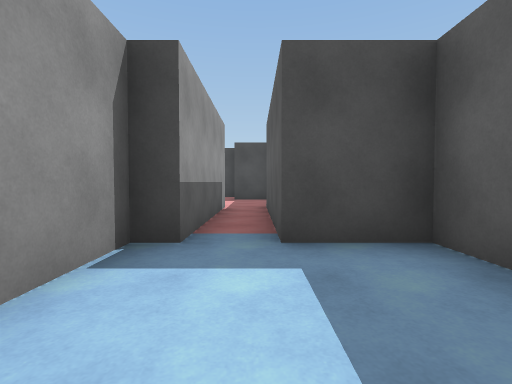
[1] (above)

20 first-person views from a walk through a Unity game level. The camera is 1.2 m above the floor, tilts 2° down and sees 85° across. The floor is counted in squares, 2 m on a side. Each view is taken from the middle of a square. On the plan, view 1 faces up. The plan holds only what a view shows up to about 9 squares ahead; the rest is blank. The place goes on beyond the plan. The player character is not drawn.

[2]
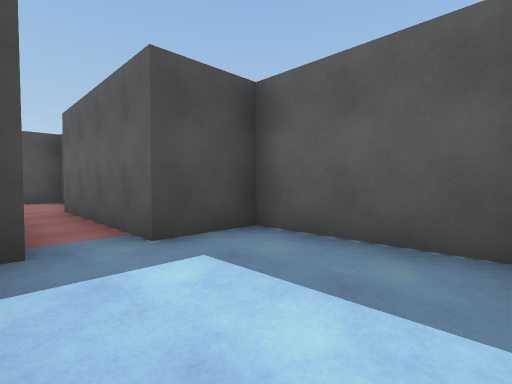

[3]
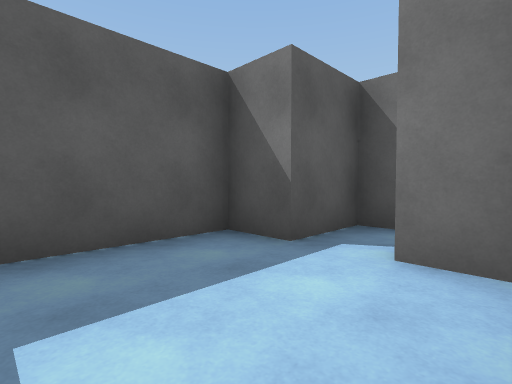

[4]
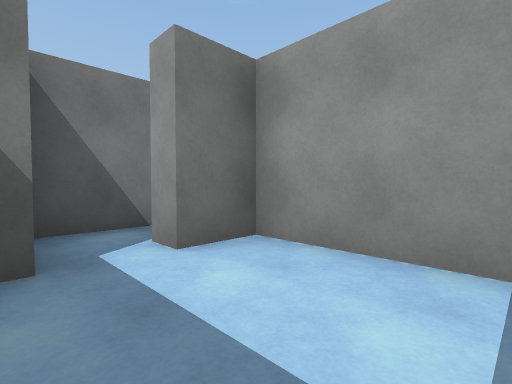

[5]
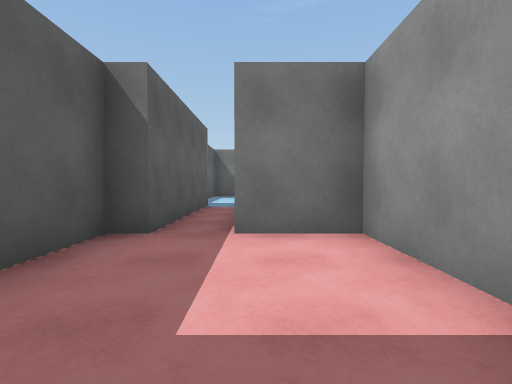

[6]
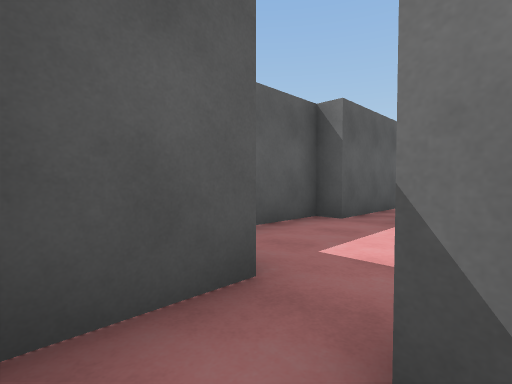

[7]
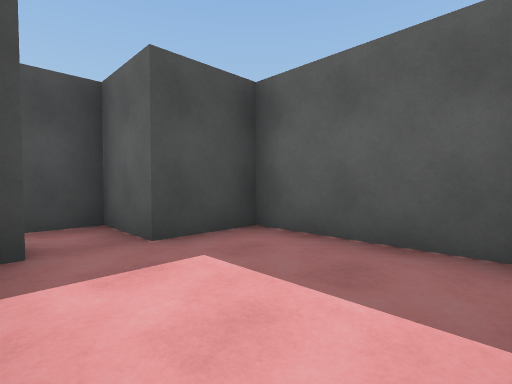

[8]
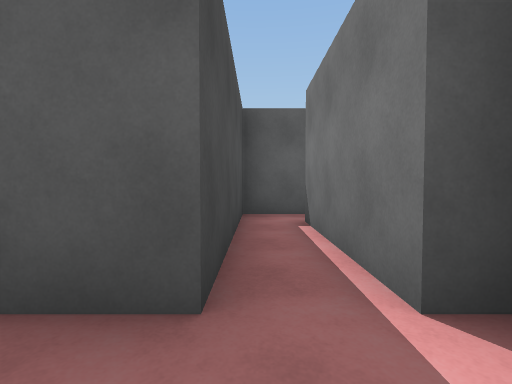

[9]
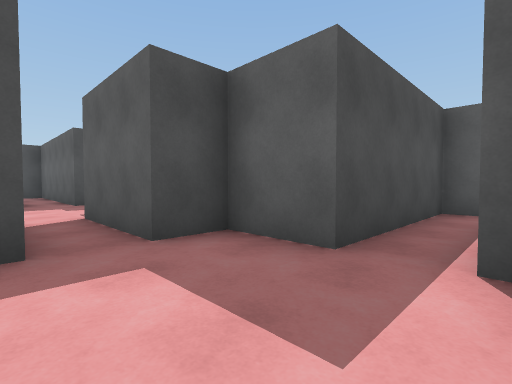

[10]
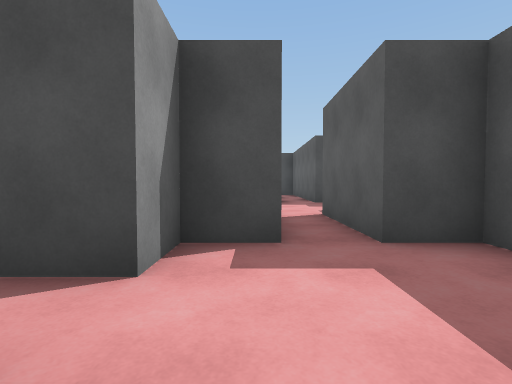

[11]
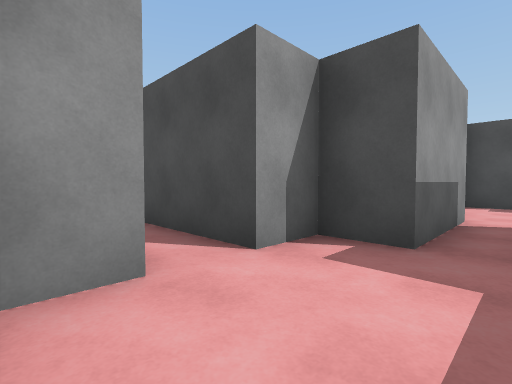

[12]
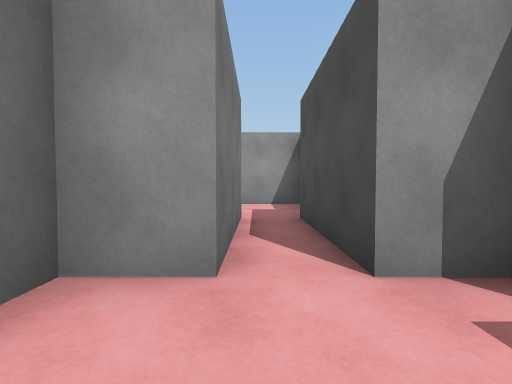

[13]
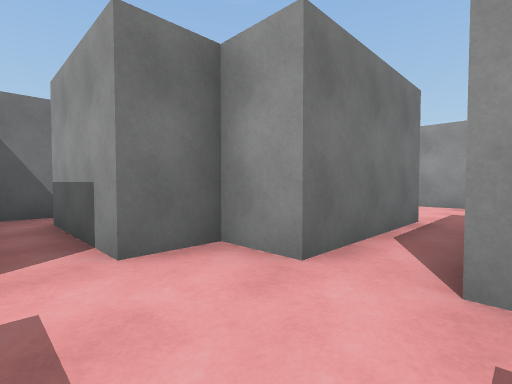

[14]
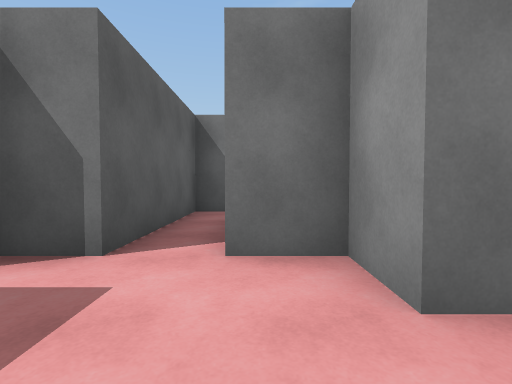

[15]
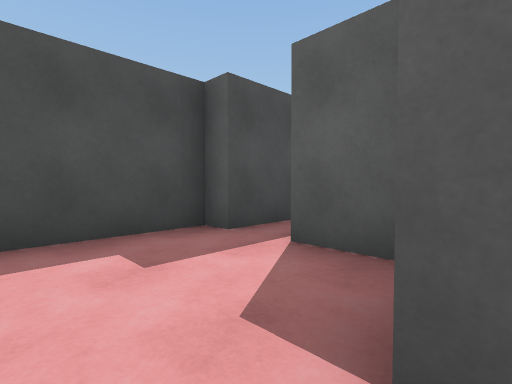

[16]
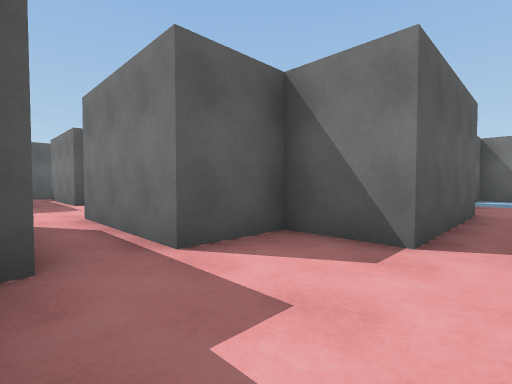

[17]
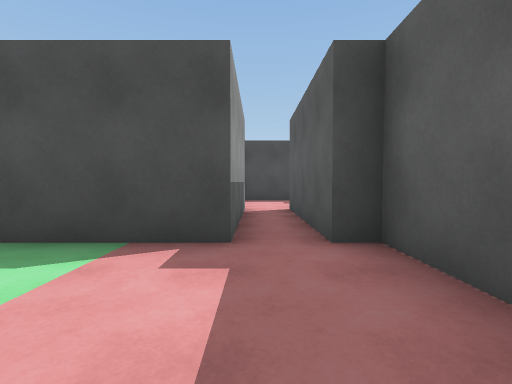

[18]
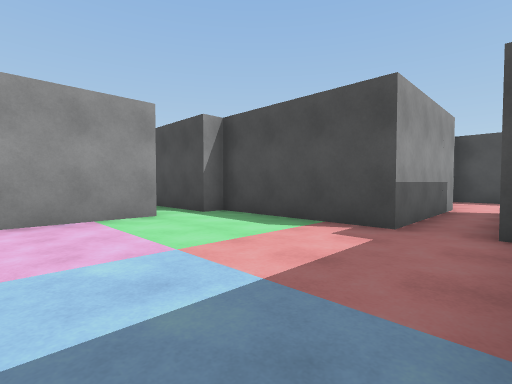

[19]
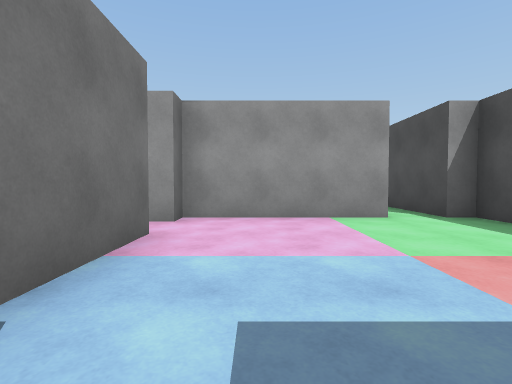

[20]
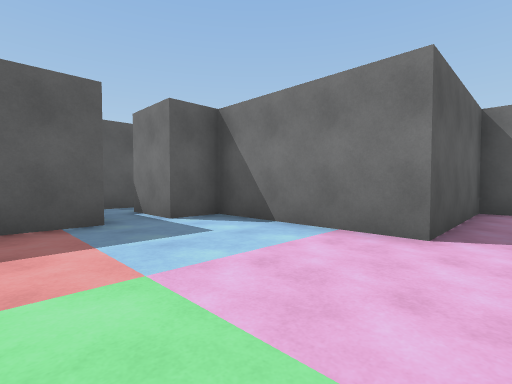

### Floor plan
Ten units are one square. View 1 is at (0, 0); x grows to the right and y downward. Boxes are objects, and circles mark ways between rooms. Rooms are numbered by the first view taken in them; rooms with no view inside come last. Other rooms are left out.
<svg viewBox="-175 -157 198 179">
<path fill="none" stroke="#000" d="M-8 17 7 17 7 3 18 3 18 -27 2 -27 2 -67M-7 -67 -7 -27 -13 -27 -13 3 -3 3 -3 8M-57 -98 -47 -98 -47 -102 -18 -102M-77 -108 -77 -98 -68 -98M-8 -97 -8 -112 -47 -112 -47 -127 -57 -127 -57 -152M-68 -152 -68 -127 -77 -127 -77 -118M-23 -88 -23 -67 -7 -67M2 -67 7 -67 7 -97 -8 -97M-117 -26 -117 -58 -122 -58 -122 -92M-153 -7 -117 -7 -117 -17 -102 -17M-167 -44 -167 -7 -162 -7M-93 -12 -93 -21M-132 -92 -132 -58 -167 -58 -167 -53M-122 -92 -108 -92 -108 -108 -77 -108M-77 -118 -108 -118 -108 -122 -138 -122 -138 -99M-68 -98 -68 -72M-70 -63 -57 -63 -57 -98"/>
<circle cx="0" cy="-70" r="3" fill="#2a7"/>
<circle cx="-10" cy="-100" r="3" fill="#2a7"/>
<circle cx="-80" cy="-110" r="3" fill="#2a7"/>
<circle cx="-60" cy="-85" r="3" fill="#2a7"/>
<circle cx="-130" cy="-90" r="3" fill="#2a7"/>
<text x="0" y="-20">1</text>
<text x="-50" y="-110">2</text>
<text x="-10" y="-80">3</text>
<text x="-140" y="-30">4</text>
<text x="-110" y="-110">5</text>
<text x="-60" y="-80">6</text>
</svg>
Room 1 opens to room 3. Room 2 opens to room 3. Room 2 opens to room 5. Room 2 opens to room 6. Room 4 opens to room 5.

Where each view was taken, in squares from view 1:
view 1: 0 up, 0 right, facing up
view 2: 0 up, 1 left, facing up-right
view 3: 2 up, 1 left, facing down-right
view 4: 2 up, 1 right, facing down-left
view 5: 10 up, 1 left, facing down
view 6: 11 up, 2 left, facing down-right
view 7: 7 up, 2 left, facing up-right
view 8: 11 up, 6 left, facing right
view 9: 10 up, 7 left, facing up-right
view 10: 10 up, 7 left, facing up
view 11: 10 up, 6 left, facing up-left
view 12: 11 up, 6 left, facing left
view 13: 12 up, 6 left, facing down-left
view 14: 12 up, 7 left, facing down
view 15: 9 up, 13 left, facing up-right
view 16: 12 up, 13 left, facing down-right
view 17: 3 up, 13 left, facing up
view 18: 2 up, 12 left, facing up-left
view 19: 2 up, 12 left, facing left
view 20: 4 up, 16 left, facing down-right
